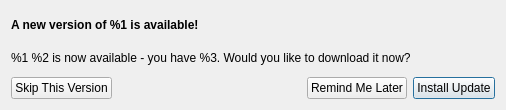
<?xml version="1.0" encoding="UTF-8"?>
<ui version="4.0">
 <class>QUPDUpdaterDialogLight</class>
 <widget class="QDialog" name="QUPDUpdaterDialogLight">
  <property name="geometry">
   <rect>
    <x>0</x>
    <y>0</y>
    <width>506</width>
    <height>110</height>
   </rect>
  </property>
  <property name="windowTitle">
   <string>Dialog</string>
  </property>
  <layout class="QVBoxLayout" name="verticalLayout">
   <item>
    <widget class="QLabel" name="newVersionIsAvailableLabel">
     <property name="font">
      <font>
       <weight>75</weight>
       <bold>true</bold>
      </font>
     </property>
     <property name="text">
      <string>A new version of %1 is available!</string>
     </property>
    </widget>
   </item>
   <item>
    <widget class="QLabel" name="wouldYouLikeToDownloadLabel">
     <property name="text">
      <string>%1 %2 is now available - you have %3. Would you like to download it now?</string>
     </property>
    </widget>
   </item>
   <item>
    <layout class="QHBoxLayout" name="horizontalLayout_3">
     <item>
      <widget class="QPushButton" name="skipThisVersionButton">
       <property name="text">
        <string>Skip This Version</string>
       </property>
      </widget>
     </item>
     <item>
      <spacer name="horizontalSpacer">
       <property name="orientation">
        <enum>Qt::Horizontal</enum>
       </property>
       <property name="sizeHint" stdset="0">
        <size>
         <width>40</width>
         <height>20</height>
        </size>
       </property>
      </spacer>
     </item>
     <item>
      <widget class="QPushButton" name="remindMeLaterButton">
       <property name="text">
        <string>Remind Me Later</string>
       </property>
      </widget>
     </item>
     <item>
      <widget class="QPushButton" name="installUpdateButton">
       <property name="text">
        <string>Install Update</string>
       </property>
       <property name="autoDefault">
        <bool>true</bool>
       </property>
       <property name="default">
        <bool>true</bool>
       </property>
      </widget>
     </item>
    </layout>
   </item>
  </layout>
 </widget>
 <resources/>
 <connections/>
</ui>
